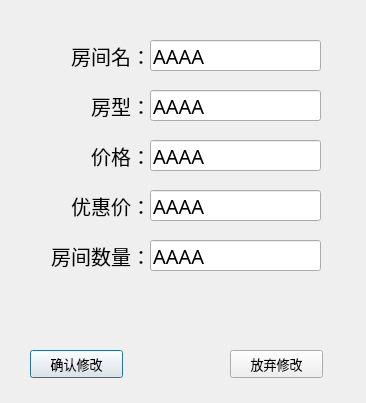
<?xml version="1.0" encoding="UTF-8"?>
<ui version="4.0">
 <class>Dlg_editRoom</class>
 <widget class="QDialog" name="Dlg_editRoom">
  <property name="geometry">
   <rect>
    <x>0</x>
    <y>0</y>
    <width>366</width>
    <height>403</height>
   </rect>
  </property>
  <property name="font">
   <font>
    <family>微软雅黑</family>
   </font>
  </property>
  <property name="windowTitle">
   <string>Dialog</string>
  </property>
  <widget class="QPushButton" name="yes">
   <property name="geometry">
    <rect>
     <x>30</x>
     <y>350</y>
     <width>93</width>
     <height>28</height>
    </rect>
   </property>
   <property name="font">
    <font>
     <pointsize>10</pointsize>
    </font>
   </property>
   <property name="text">
    <string>确认修改</string>
   </property>
  </widget>
  <widget class="QPushButton" name="no">
   <property name="geometry">
    <rect>
     <x>230</x>
     <y>350</y>
     <width>93</width>
     <height>28</height>
    </rect>
   </property>
   <property name="font">
    <font>
     <pointsize>10</pointsize>
    </font>
   </property>
   <property name="text">
    <string>放弃修改</string>
   </property>
  </widget>
  <widget class="QLabel" name="label">
   <property name="geometry">
    <rect>
     <x>40</x>
     <y>40</y>
     <width>111</width>
     <height>31</height>
    </rect>
   </property>
   <property name="font">
    <font>
     <pointsize>15</pointsize>
    </font>
   </property>
   <property name="text">
    <string>房间名：</string>
   </property>
   <property name="alignment">
    <set>Qt::AlignRight|Qt::AlignTrailing|Qt::AlignVCenter</set>
   </property>
  </widget>
  <widget class="QLineEdit" name="lineEdit_name">
   <property name="geometry">
    <rect>
     <x>150</x>
     <y>40</y>
     <width>171</width>
     <height>31</height>
    </rect>
   </property>
   <property name="font">
    <font>
     <pointsize>15</pointsize>
    </font>
   </property>
   <property name="text">
    <string>AAAA</string>
   </property>
  </widget>
  <widget class="QLabel" name="label_2">
   <property name="geometry">
    <rect>
     <x>40</x>
     <y>90</y>
     <width>111</width>
     <height>31</height>
    </rect>
   </property>
   <property name="font">
    <font>
     <pointsize>15</pointsize>
    </font>
   </property>
   <property name="text">
    <string>房型：</string>
   </property>
   <property name="alignment">
    <set>Qt::AlignRight|Qt::AlignTrailing|Qt::AlignVCenter</set>
   </property>
  </widget>
  <widget class="QLineEdit" name="lineEdit_type">
   <property name="geometry">
    <rect>
     <x>150</x>
     <y>90</y>
     <width>171</width>
     <height>31</height>
    </rect>
   </property>
   <property name="font">
    <font>
     <pointsize>15</pointsize>
    </font>
   </property>
   <property name="text">
    <string>AAAA</string>
   </property>
  </widget>
  <widget class="QLabel" name="label_3">
   <property name="geometry">
    <rect>
     <x>40</x>
     <y>140</y>
     <width>111</width>
     <height>31</height>
    </rect>
   </property>
   <property name="font">
    <font>
     <pointsize>15</pointsize>
    </font>
   </property>
   <property name="text">
    <string>价格：</string>
   </property>
   <property name="alignment">
    <set>Qt::AlignRight|Qt::AlignTrailing|Qt::AlignVCenter</set>
   </property>
  </widget>
  <widget class="QLineEdit" name="lineEdit_price">
   <property name="geometry">
    <rect>
     <x>150</x>
     <y>140</y>
     <width>171</width>
     <height>31</height>
    </rect>
   </property>
   <property name="font">
    <font>
     <pointsize>15</pointsize>
    </font>
   </property>
   <property name="text">
    <string>AAAA</string>
   </property>
  </widget>
  <widget class="QLabel" name="label_4">
   <property name="geometry">
    <rect>
     <x>40</x>
     <y>190</y>
     <width>111</width>
     <height>31</height>
    </rect>
   </property>
   <property name="font">
    <font>
     <pointsize>15</pointsize>
    </font>
   </property>
   <property name="text">
    <string>优惠价：</string>
   </property>
   <property name="alignment">
    <set>Qt::AlignRight|Qt::AlignTrailing|Qt::AlignVCenter</set>
   </property>
  </widget>
  <widget class="QLineEdit" name="lineEdit_discount">
   <property name="geometry">
    <rect>
     <x>150</x>
     <y>190</y>
     <width>171</width>
     <height>31</height>
    </rect>
   </property>
   <property name="font">
    <font>
     <pointsize>15</pointsize>
    </font>
   </property>
   <property name="text">
    <string>AAAA</string>
   </property>
   <property name="placeholderText">
    <string>若无，请留空</string>
   </property>
  </widget>
  <widget class="QLabel" name="label_5">
   <property name="geometry">
    <rect>
     <x>10</x>
     <y>240</y>
     <width>141</width>
     <height>31</height>
    </rect>
   </property>
   <property name="font">
    <font>
     <pointsize>15</pointsize>
    </font>
   </property>
   <property name="text">
    <string>房间数量：</string>
   </property>
   <property name="alignment">
    <set>Qt::AlignRight|Qt::AlignTrailing|Qt::AlignVCenter</set>
   </property>
  </widget>
  <widget class="QLineEdit" name="lineEdit_sum">
   <property name="geometry">
    <rect>
     <x>150</x>
     <y>240</y>
     <width>171</width>
     <height>31</height>
    </rect>
   </property>
   <property name="font">
    <font>
     <pointsize>15</pointsize>
    </font>
   </property>
   <property name="text">
    <string>AAAA</string>
   </property>
  </widget>
 </widget>
 <resources/>
 <connections/>
</ui>
